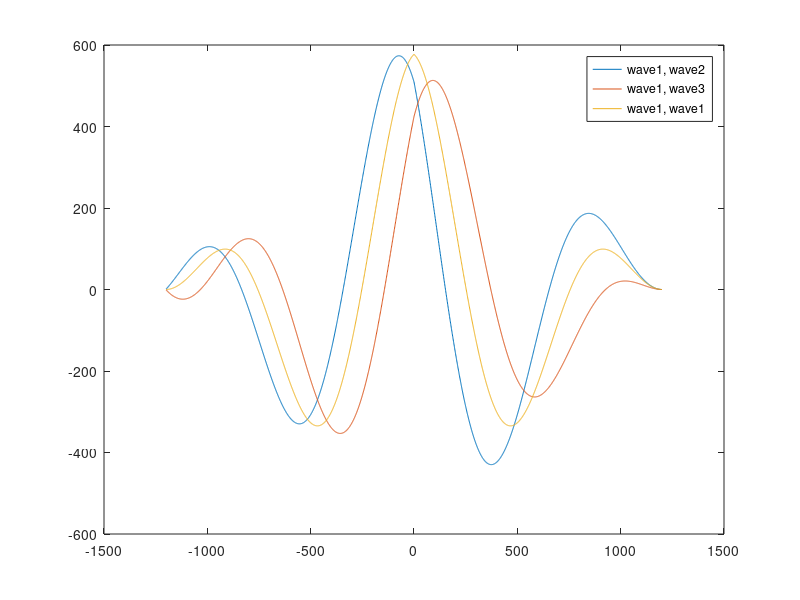
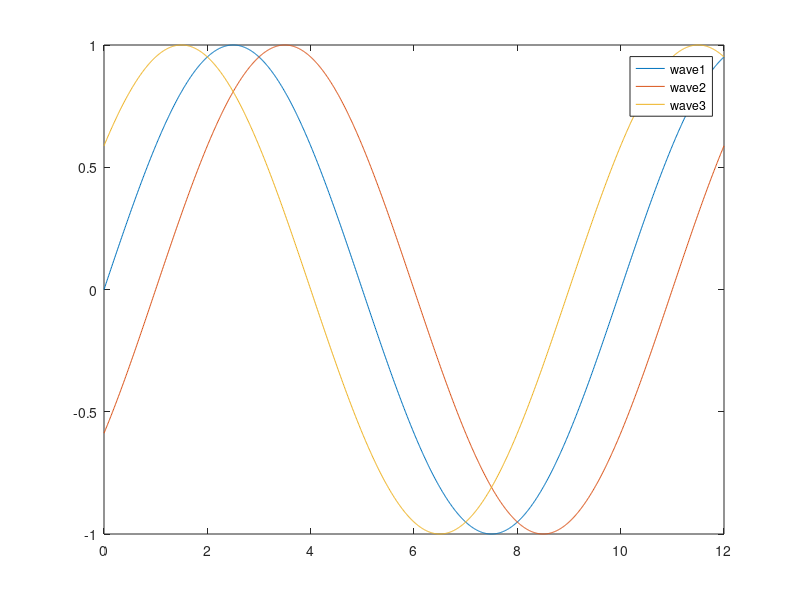

Recreate these plots in MATLAB, in order.
f = 0.1;
t = 0:0.01:12;
wave1 = sin(2*pi*f*t);
wave2 = sin(2*pi*f*(t+1));
wave3 = sin(2*pi*f*(t-1)) ;

point = 350;

figure
[similarity, lag] = xcorr(wave2,wave1);
plot(lag, similarity);
[~,I12] = max(abs(similarity))
hold on
[similarity, lag] = xcorr(wave3,wave1);
[~,I13] = max(abs(similarity));
plot(lag, similarity);
hold on
[similarity, lag] = xcorr(wave1);
[~,I11] = max(abs(similarity));
plot(lag, similarity);
legend("wave1, wave2", "wave1, wave3", "wave1, wave1")
hold off


figure
plot(t, wave1)
hold on
plot(t, wave3)
hold on
plot(t,wave2)
legend("wave1", "wave2", "wave3")
hold off